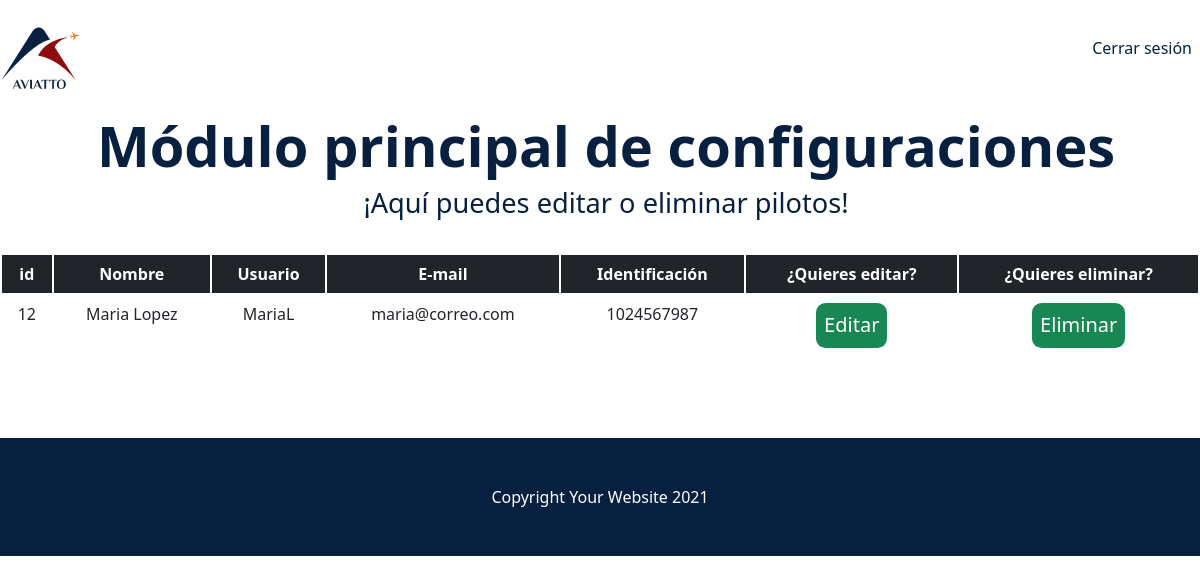
Page /pilots (signed in) on the committed database.
### tables this page shows
CREATE TABLE Person(
id integer primary key autoincrement,
user text(30) not null,
password text(30) not null,
idRol integer
);

CREATE TABLE Info(
id integer primary key autoincrement,
name text(30) not null,
identification integer not null,
email text(30) not null
);

### app.py (the view)
@app.route('/pilots', methods=['GET','POST'])
def pilots():
    if 'user' in session and (session['idRol'] == 3):
        sql = f'SELECT * FROM Person INNER JOIN Info ON Person.id = Info.id WHERE Person.idRol = 2'
        db = get_db()
        cursorObj = db.cursor()
        cursorObj.execute(sql)
        pilot = cursorObj.fetchall()
        print(pilot)
        return render_template('pilots.html', pilot=pilot)
    else:
        return redirect(url_for('login'))

### db.py (called while the page is built)
def get_db():
    try:
        if 'db' not in g:
            print('conectada')
            g.db = sqlite3.connect('database/aviatto.db')
        return g.db
    except Error:
        print(Error)

### templates/pilots.html (shortened to what this page needs)
{% extends 'layout.html' %} {% block body %}
<link
  rel="stylesheet"
  href="https://use.fontawesome.com/releases/v5.3.1/css/all.css"
/>
<header class="bg-white">
  <div class="container px-7">
    <div class="row gx-5">
      <div class="col-lg-6">
        <div class="text-center">
          <h1 class="display-5 fw-bolder text-blue mb-2">
            Módulo principal de configuraciones
          </h1>
          <p class="lead text-blue mb-4">
            ¡Aquí puedes editar o eliminar pilotos!
          </p>
        </div>
      </div>
    </div>
  </div>
</header>
<div class="container">
    <div class="justify-content-center">
        <table class="table table-hover text-blue">
            <thead class="table-dark">
                <tr>
                    <th>id</th>
                    <th>Nombre</th>
                    <th>Usuario</th>
                    <th>E-mail</th>
                    <th>Identificación</th>
                    <th>¿Quieres editar?</th>
                    <th>¿Quieres eliminar?</th>
                </tr>
            </thead>
            <tbody>
                {% for f in pilot %}
                <tr class="text-center">
                    <td>{{f[0]}}</td>
                    <td>{{f[5]}}</td>
                    <td>{{f[1]}}</td>
                    <td>{{f[7]}}</td>
                    <td>{{f[6]}}</td>
                    <td class="text-center"><a class="btn2 justify-content-center" href="{{ url_for('editPilot', id = f[0]) }}">Editar</a></td>
                    <td class="text-center"><a class="btn2 justify-content-center" href="{{ url_for('deletePilot', id = f[0]) }}">Eliminar</a></td>
                </tr>
                {% endfor %}
            </tbody>
        </table>
    </div>
  </div>
  <footer class="py-5 bg-dark">
    <div class="container px-3"><p class="m-0 text-center text-white">Copyright Your Website 2021</p></div>
  </footer>
    {% endblock body %}

### static/css/styleu.css (style rules this page uses)
:root { --bs-white: #fff; --bs-dark: #072040; --Azul: #072040; --Rojo: #8c0d0d; --Naranja: #ff6700; --Gris: #666666; --bs-dark-rgb: #072040; --bs-white-rgb: 255, 255, 255; --bs-font-sans-serif: system-ui, -apple-system, "Segoe UI", Roboto, "Helvetica Neue", Arial, "Noto Sans", "Liberation Sans", sans-serif, "Apple Color Emoji", "Segoe UI Emoji", "Segoe UI Symbol", "Noto Color Emoji"; --bs-font-monospace: SFMono-Regular, Menlo, Monaco, Consolas, "Liberation Mono", "Courier New", monospace; --bs-gradient: linear-gradient( 180deg, rgba(255, 255, 255, 0.15), rgba(255, 255, 255, 0) ); --bs-body-font-family: var(--bs-font-sans-serif); --bs-body-font-size: 1rem; --bs-body-font-weight: 480; --bs-body-line-height: 1.5; --bs-body-color: #212529; --bs-body-bg: #fff; }
*, *::before, *::after { margin: 0; padding: 0; box-sizing: border-box; }
body { font-family: var(--bs-body-font-family); color: #fff; }
.btn2 { display: inline-block; line-height: 2; color: #fff; text-align: center; text-decoration: none; vertical-align: middle; cursor: pointer; -webkit-user-select: none; -moz-user-select: none; -ms-user-select: none; user-select: none; background-color: #198754; border-color: #198754; border: 1px solid transparent; padding: 1.5px 7px; font-size: 1.25rem; border-radius: 0.6rem; margin: 0 0 -1px; gap: 2rem; margin-bottom: 2rem; }
.btn2:before { font-family: var(--bs-body-font-family); font-weight: normal; margin-right: 10px; }
h6, .h6, h5, .h5, h4, .h4, h3, .h3, h2, .h2, h1, .h1 { margin-top: 0; margin-bottom: 0.5rem; font-weight: 500; line-height: 3; }
h1, .h1 { font-size: calc(1.375rem + 1.5vw); }
p { margin-top: 0; margin-bottom: 4rem; }
.bg-white { --bs-bg-opacity: 1; background-color: #fff; }
.bg-dark { --bs-bg-opacity: 1; background-color: #072040 !important; }
.container, .container-fluid, .container-xxl, .container-xl, .container-lg, .container-md, .container-sm { width: 100%; margin-right: auto; margin-left: auto; }
@media (min-width: 1200px) { .container-xl, .container-lg, .container-md, .container-sm, .container { max-width: 1200px; } }
.px-3 { padding-right: 1.5rem !important; padding-left: 1.5rem !important; }
.row { --bs-gutter-x: 1.5rem; --bs-gutter-y: 0; display: flex; flex-wrap: wrap; margin-top: calc(var(--bs-gutter-y) * -1); margin-right: calc(var(--bs-gutter-x) * -1); margin-left: calc(var(--bs-gutter-x) * -0.5); }
.row > * { flex-shrink: 0; width: 100%; max-width: 100%; padding-right: calc(var(--bs-gutter-x) * 0.5); padding-left: calc(var(--bs-gutter-x) * 0.5); margin-top: var(--bs-gutter-y); }
@media (min-width: 992px) { .col-lg-6 { width: 200%; } }
.text-center { text-align: center !important; }
.display-5 { font-size: calc(1.425rem + 2.1vw); font-weight: 500; line-height: 1.2; }
@media (min-width: 2rem) { .display-5 { font-size: 3.5rem; } }
.lead { font-size: 1.7rem; font-weight: 200; margin-bottom: 2rem; }
.m-0 { margin: 0 !important; }
.fw-bolder { font-weight: bolder !important; }
.text-blue { color: #072040; }
.text-white { color: #fff; }
.mb-2 { margin-bottom: 0.3rem !important; }
.mb-4 { margin-bottom: 2rem !important; }
.py-5 { padding-top: 3rem !important; padding-bottom: 3rem !important; }
.table { --bs-table-bg: transparent; --bs-table-accent-bg: transparent; --bs-table-striped-color: #212529; --bs-table-striped-bg: rgba(0, 0, 0, 0.05); --bs-table-active-color: #212529; --bs-table-active-bg: rgba(0, 0, 0, 0.1); --bs-table-hover-color: #212529; --bs-table-hover-bg: rgba(0, 0, 0, 0.075); width: 100%; margin-bottom: 3rem; color: #212529; vertical-align: top; border-color: #dee2e6; }
.table > :not(caption) > * > * { padding: 0.5rem 0.5rem; background-color: var(--bs-table-bg); border-bottom-width: 1px; box-shadow: inset 0 0 0 9999px var(--bs-table-accent-bg); }
.table > tbody { vertical-align: inherit; }
.table > thead { vertical-align: bottom; }
.table > :not(:last-child) > :last-child > * { border-bottom-color: currentColor; }
.table-dark { --bs-table-bg: #212529; --bs-table-striped-bg: #2c3034; --bs-table-striped-color: #fff; --bs-table-active-bg: #373b3e; --bs-table-active-color: #fff; --bs-table-hover-bg: #323539; --bs-table-hover-color: #fff; color: #fff; border-color: #373b3e; }

### rows in the picture
Person: id "12", name "Maria Lopez", user "MariaL", email "maria@correo.com", identification "1024567987"
